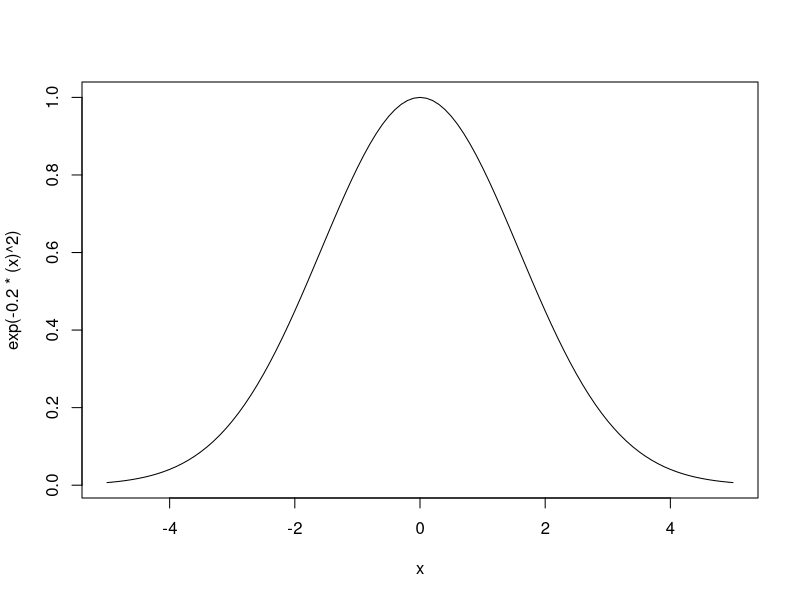
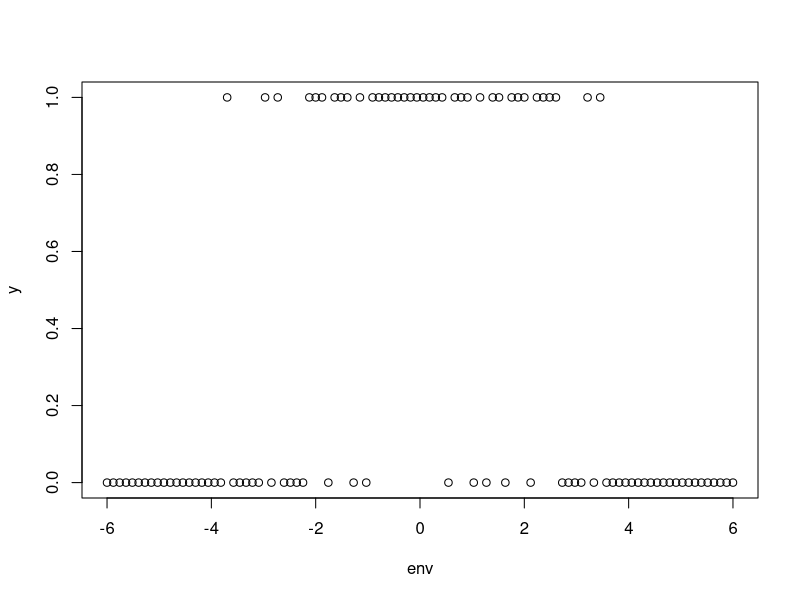
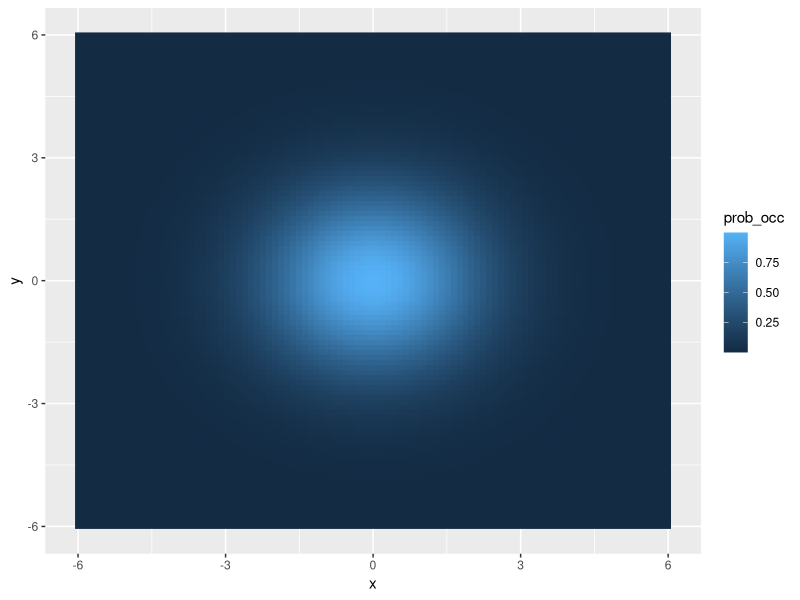
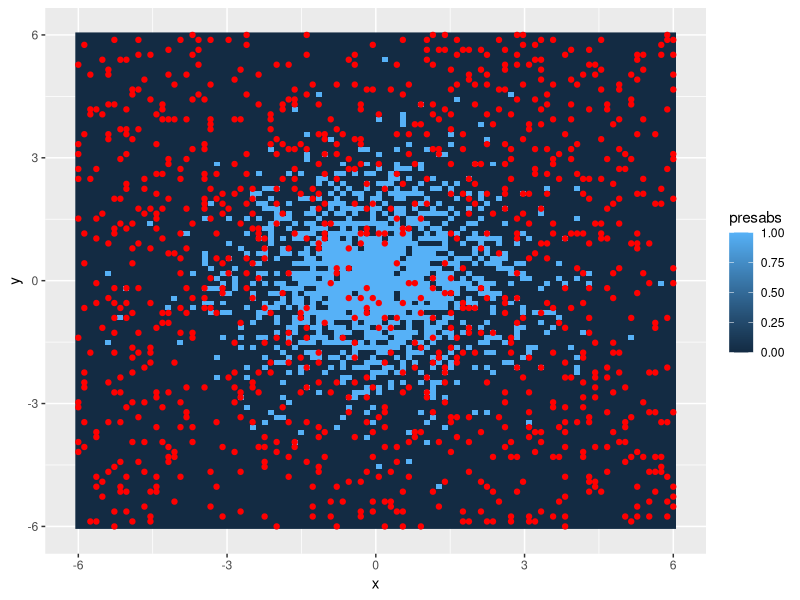
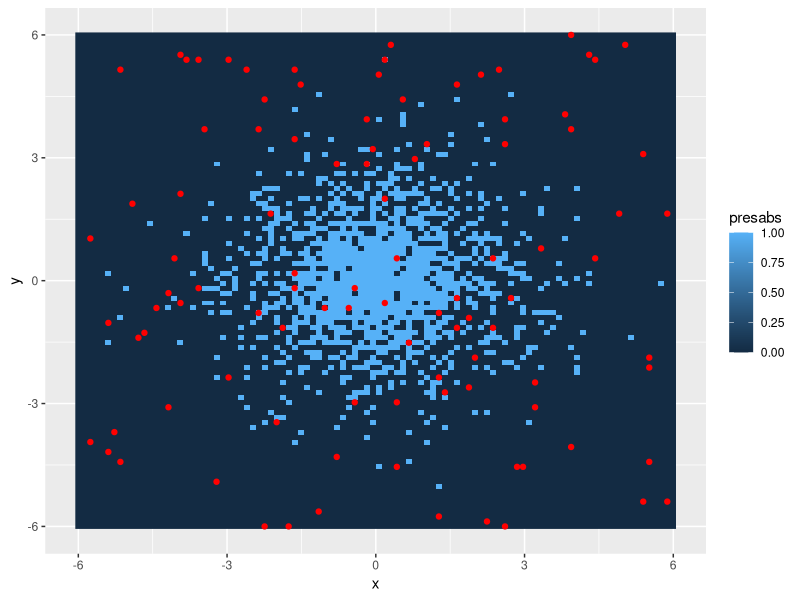
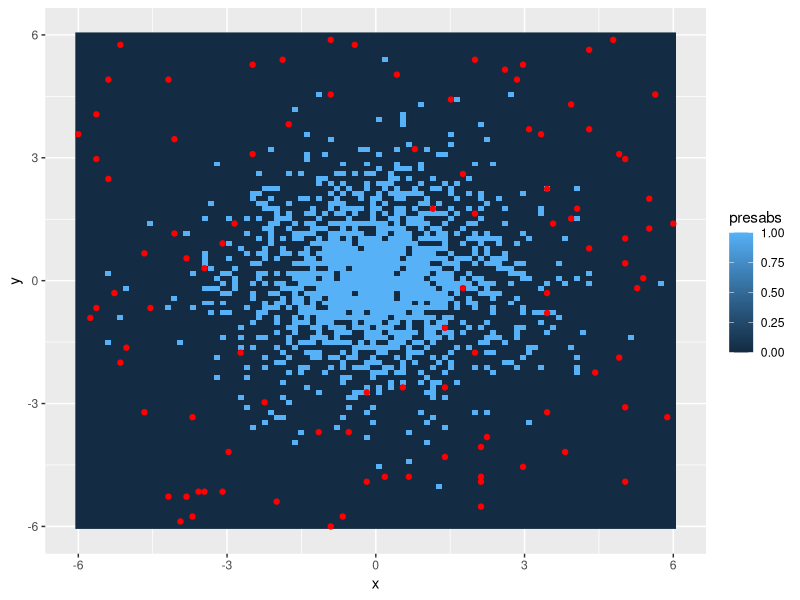

Write the R code that produced these figures, in order.
## ---- chunk 1
knitr::opts_chunk$set(echo = FALSE)
## ---- chunk 2
curve(exp(-.2*(x)^2), xlim = c(-5, 5))

env <- seq(from = -6, to = 6, length.out = 100)
prob_occ_1d <- exp(-.2*(env)^2)
y <- rbinom(100, 1, prob = prob_occ_1d)

plot(env, y)

library(tidyverse)

env_grid <- expand_grid(x = env,
            y = env) |> 
  mutate(prob_occ = exp(-.2*(x)^2) *  exp(-.2*(y)^2))

env_grid |> 
  ggplot(aes( x = x, y = y, fill = prob_occ)) + geom_raster()

## ---- chunk 3
env_sampling <- env_grid |> 
  mutate(presabs = rbinom(n = nrow(env_grid), size = 1, prob = prob_occ),
         is_samp = rbinom(n = nrow(env_grid), size = 1, prob = .1))

env_sampling |> 
  ggplot(aes(x = x, y = y, fill = presabs)) + geom_raster() + 
  geom_point(col = "red", data = env_sampling |> 
               filter(is_samp == 1))
## ---- chunk 4
nsamp <- 40
randsamp <- sample(1:nrow(env_sampling), size = 100, replace = FALSE)

env_samp_effort_control <- env_sampling |> 
  rownames_to_column("rownum") |> 
  mutate(is_samp_better = as.numeric(rownum %in% randsamp))

env_samp_effort_control |>
  ggplot(aes(x = x, y = y, fill = presabs)) + 
  geom_raster() + 
  geom_point(col = "red", data = env_samp_effort_control |> 
               filter(is_samp_better == 1))

## ---- chunk 5
nsamp <- 40
inverse_samp <- sample(1:nrow(env_sampling), size = 100, replace = FALSE,
                   prob = 1-env_samp_effort_control$prob_occ)

env_inverse <- env_samp_effort_control |> 
  mutate(inverse_samp = as.numeric(rownum %in% inverse_samp))

env_inverse |> 
  ggplot(aes(x = x, y = y, fill = presabs)) + 
  geom_raster() + 
  geom_point(col = "red", data = env_inverse |> 
               filter(inverse_samp == 1))


